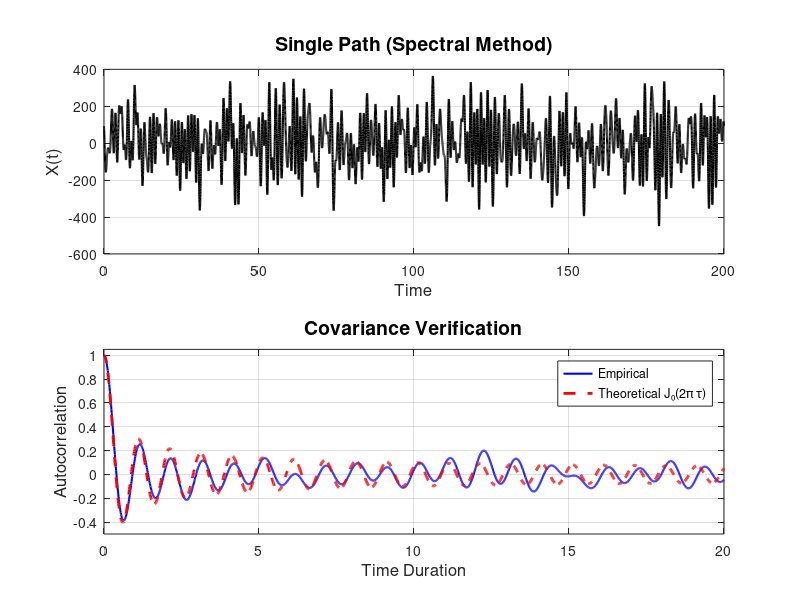

Write the MATLAB code that produced this figure.


function randomWaveSampler(L, stepSize, maxDuration)
    % Default parameters
    if nargin < 1
        L = 200;            % Interval length
    end
    if nargin < 2
        stepSize = 0.01;    % Time resolution
    end
    if nargin < 3
        maxDuration = 20;   % Maximum time duration to plot (in time units)
    end
    
    N = L / stepSize;   % Number of points
    
    % Generate path and analyze
    [path, t] = genPathSpectral(N, stepSize);
    maxDurationSteps = round(maxDuration/stepSize) + 1;
    empCov = autocorrDirect(path, maxDurationSteps);
    
    % Plot results
    figure('Position', [100, 100, 1200, 900]);
    
    % Plot path
    subplot(2, 1, 1);
    plot(t, path, 'k', 'LineWidth', 1.5);
    title('Single Path (Spectral Method)', 'FontSize', 14);
    xlabel('Time', 'FontSize', 12);
    ylabel('X(t)', 'FontSize', 12);
    grid on;
    
    % Plot covariance
    subplot(2, 1, 2);
    durations = 0:stepSize:maxDuration;
    plotLen = min(length(durations), length(empCov));
    plot(durations(1:plotLen), empCov(1:plotLen), 'b', 'LineWidth', 1.5);
    hold on;
    plot(durations(1:plotLen), besselj(0, 2*pi*durations(1:plotLen)), 'r--', 'LineWidth', 2);
    title('Covariance Verification', 'FontSize', 14);
    xlabel('Time Duration', 'FontSize', 12);
    ylabel('Autocorrelation', 'FontSize', 12);
    legend('Empirical', 'Theoretical J₀(2π τ)');
    grid on;
    ylim([-0.5, 1.05]);
    xlim([0, maxDuration]);
    
    fprintf('USING SPECTRAL METHOD - Target Covariance J0(2*pi*tau)\n');
end

function [path, t] = genPathSpectral(N, dt)
    % Simple frequency vector creation
    freq = ((-N/2):(N/2-1))/(N*dt);
    freq = fftshift(freq);  % Reorder for FFT
    
    % Simple PSD calculation
    psd = zeros(size(freq));
    validIdx = abs(freq) < 1.0 & abs(freq) > 1e-9;
    psd(validIdx) = 1.0 ./ (pi * sqrt(1 - freq(validIdx).^2));
    
    % Generate random complex coefficients
    Z = randn(1,N) + 1i*randn(1,N);
    
    % Simple symmetry technique: create real-valued signal directly
    X = sqrt(psd/dt) .* Z;
    X(1) = 0;  % Set DC to zero
    
    % Force conjugate symmetry by using real(ifft())
    path = real(ifft(X)) * N;
    
    fprintf('Generated path variance: %.4f (Theoretical = 1.0)\n', var(path));
    t = (0:N-1) * dt;
end

function acorr = autocorrDirect(x, maxLags)
    % Direct correlation calculation without edge cases
    acorr = zeros(1, maxLags);
    x = x - mean(x);
    v = var(x);
    
    for k = 0:maxLags-1
        if k == 0
            acorr(1) = 1.0;  % First lag is always 1
        else
            % Simple correlation calculation
            acorr(k+1) = mean(x(1:end-k) .* x(k+1:end)) / v;
        end
    end
end
